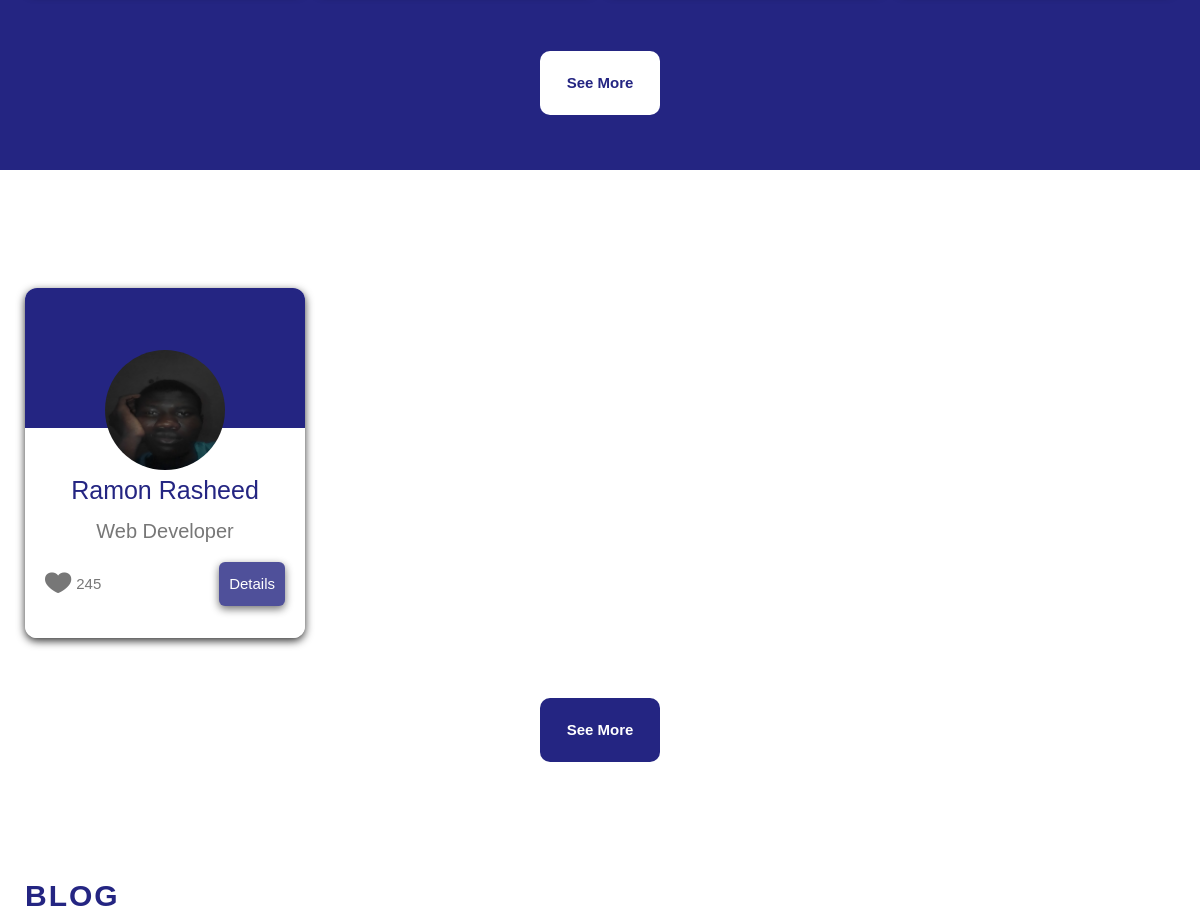
The app's page / (middle part), older data.
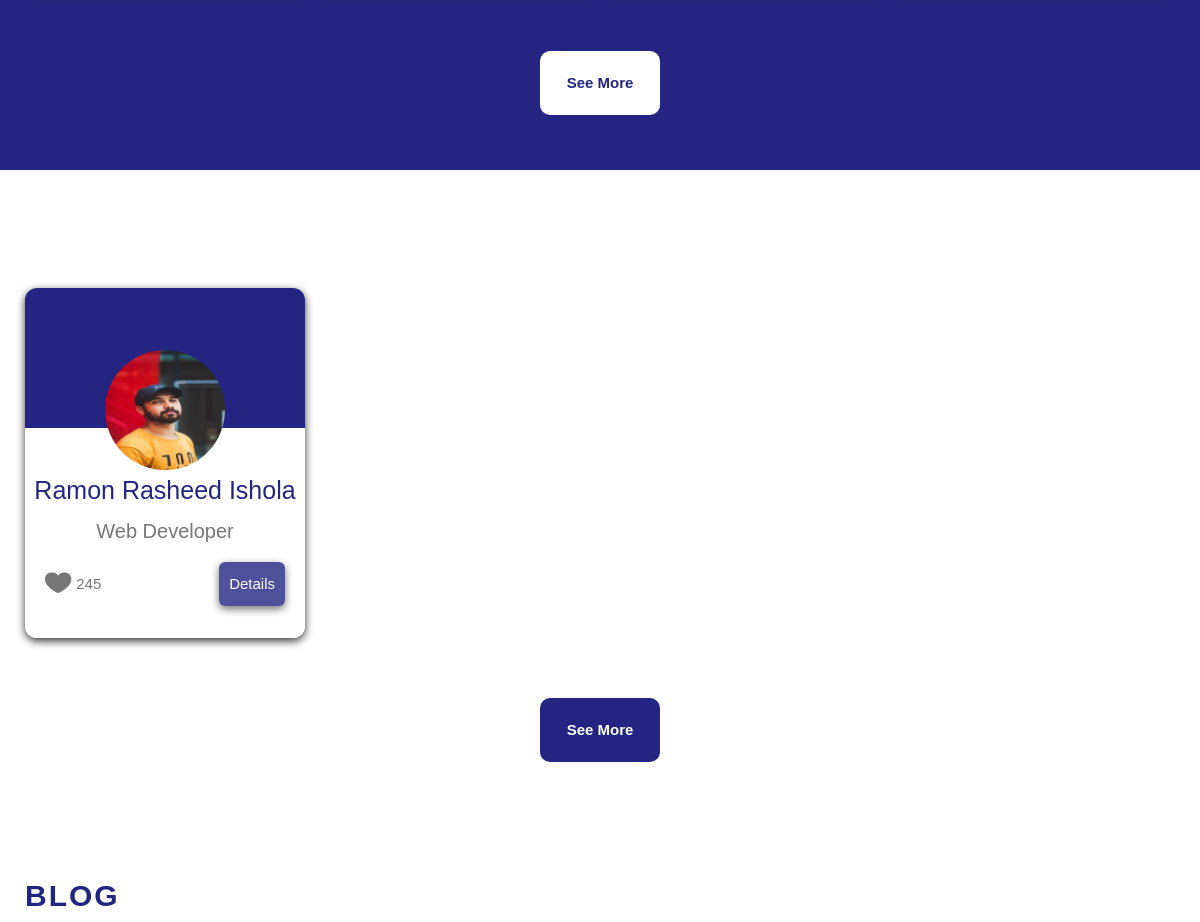
The same page, newer data.
### main/models.py (models this page shows, shortened)
class Artisan(models.Model):
    id = models.UUIDField(primary_key=True, default=uuid.uuid4, editable=False)
    user = models.OneToOneField(MyUser, on_delete=models.CASCADE)
    address = models.CharField(max_length=150, default="Ilaro Ogun State")
    about = models.TextField(max_length=1500)
    job = models.CharField(max_length=60)
    rating = models.PositiveIntegerField(default=0, null=True)
    lat = models.CharField(max_length=50, null=True)
    long = models.CharField(max_length=50, null=True)

### myAuth/models.py (models this page shows, shortened)
class MyUser(AbstractBaseUser):
    id = models.UUIDField(primary_key=True, default=uuid.uuid4, editable=False)
    email = models.EmailField(verbose_name="email", max_length=60, unique=True)
    date_joined = models.DateTimeField(
        verbose_name='date joined', auto_now_add=True)
    last_login = models.DateTimeField(verbose_name='last login', auto_now=True)
    is_admin = models.BooleanField(default=False)
    is_active = models.BooleanField(default=True)
    is_staff = models.BooleanField(default=False)
    is_superuser = models.BooleanField(default=False)
    fullname = models.CharField(max_length=60)
    phone = models.PositiveIntegerField()
    photo = models.ImageField(default="default.jpg")
    is_artisan = models.BooleanField(default=False)
    USERNAME_FIELD = 'email'
    REQUIRED_FIELDS = ['fullname', 'phone']
    objects = MyUserManager()
    def get_name(self):
        name = self.fullname.split(" ")[1]
        return name

### myAuth/views.py (the view)
# urls.py: path('', index_view, name="home"),
def index_view(request):
    ads_qs = Ad.objects.all()[:8]
    ads = []
    for ad in ads_qs:
        imgs = AdImage.objects.filter(ad=ad.id)
        data = {"ad": ad, "images": imgs}
        ads.append(data)
    artisans = Artisan.objects.all()[:8]
    post_qs = ForumPost.objects.all()[:8]
    posts = []
    for post in post_qs:
        comments = Comment.objects.filter(post=post)
        comment_num = comments.count()
        pos = {"post": post, "count": comment_num}
        posts.append(pos)
    context = {
        "ads": ads,
        "artisans": artisans,
        "posts": posts
    }
    return render(request, 'index.html', context)

### razboy/middwares.py (called while the page is built)
def open_access_middleware(get_response):
    def middleware(request):
        response = get_response(request)
        response["Access-Control-Allow-Origin"] = "*"
        response["Access-Control-Allow-Headers"] = "*"
        return response
    return middleware

### templates/index.html (shortened to what this page needs)
{% extends 'base.html' %}
{% block r %}
{% endblock r %}
{% block content %}
<section class="ads-popular">
  <div class="row">
  </div>
  <a class="view-all-btn white" href="#"> See More </a>
</section>
<section class="artisan-popular">
  <div class="head-box">
    <h3 class="blue-text">Popular Artisan</h3>
  </div>
  <div class="row">
    {% for artisan in artisans %}
    <div class="art-card">
      <img src="{{ artisan.user.photo.url }}" alt="Person" class="art-img" />
      <div class="card-body">
        <h3 class="title-art">{{ artisan.user.fullname }}</h3>
        <h4 class="title2">{{ artisan.job }}</h4>
      </div>
      <div class="card-bottom">
        <span>
          <i class="ion-ios-heart icon-likes"></i>
          <p class="like-num">245</p>
        </span>
        <a class="btn btn-art" href="{% url 'artisan_details' artisan.id %}">Details</a>
      </div>
    </div>
    {% endfor %}
  </div>
  <a class="view-all-btn blue-btn" href="#"> See More </a>
</section>
<section class="latest-post">
  <h2 class="section-heading">Blog</h2>
</section>
{% endblock content %}

Row changes from the older to the newer data that the page shows:
changed through a linked row, Artisan "Web Developer": user.photo: a different picture; user.fullname "Ramon Rasheed" → "Ramon Rasheed Ishola"
